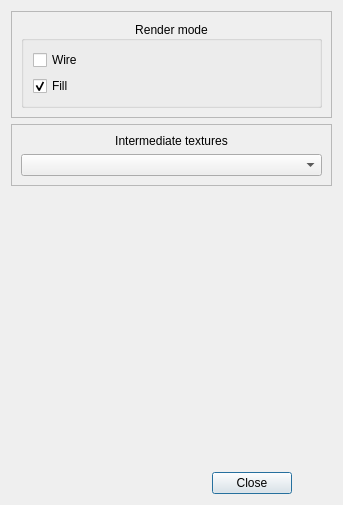
<?xml version="1.0" encoding="UTF-8"?>
<ui version="4.0">
 <class>RendererControl</class>
 <widget class="QDialog" name="RendererControl">
  <property name="geometry">
   <rect>
    <x>0</x>
    <y>0</y>
    <width>343</width>
    <height>505</height>
   </rect>
  </property>
  <property name="windowTitle">
   <string>Renderer control</string>
  </property>
  <layout class="QVBoxLayout" name="verticalLayout">
   <item>
    <widget class="QFrame" name="frame_2">
     <property name="frameShape">
      <enum>QFrame::StyledPanel</enum>
     </property>
     <property name="frameShadow">
      <enum>QFrame::Raised</enum>
     </property>
     <layout class="QVBoxLayout" name="verticalLayout_3">
      <item>
       <widget class="QGroupBox" name="Rendermode">
        <property name="title">
         <string>Render mode</string>
        </property>
        <property name="alignment">
         <set>Qt::AlignCenter</set>
        </property>
        <property name="flat">
         <bool>true</bool>
        </property>
        <property name="checkable">
         <bool>false</bool>
        </property>
        <layout class="QVBoxLayout" name="verticalLayout_5">
         <item>
          <widget class="QCheckBox" name="WireButton">
           <property name="text">
            <string>Wire</string>
           </property>
           <property name="autoExclusive">
            <bool>true</bool>
           </property>
          </widget>
         </item>
         <item>
          <widget class="QCheckBox" name="FillButton">
           <property name="text">
            <string>Fill</string>
           </property>
           <property name="checkable">
            <bool>true</bool>
           </property>
           <property name="checked">
            <bool>true</bool>
           </property>
           <property name="autoExclusive">
            <bool>true</bool>
           </property>
          </widget>
         </item>
        </layout>
       </widget>
      </item>
     </layout>
    </widget>
   </item>
   <item>
    <widget class="QFrame" name="frame">
     <property name="frameShape">
      <enum>QFrame::StyledPanel</enum>
     </property>
     <property name="frameShadow">
      <enum>QFrame::Raised</enum>
     </property>
     <layout class="QVBoxLayout" name="verticalLayout_2">
      <item>
       <widget class="QLabel" name="label">
        <property name="text">
         <string>Intermediate textures</string>
        </property>
        <property name="alignment">
         <set>Qt::AlignCenter</set>
        </property>
       </widget>
      </item>
      <item>
       <widget class="QComboBox" name="displayTextureComboBox">
        <property name="frame">
         <bool>true</bool>
        </property>
       </widget>
      </item>
     </layout>
    </widget>
   </item>
   <item>
    <spacer name="verticalSpacer_2">
     <property name="orientation">
      <enum>Qt::Vertical</enum>
     </property>
     <property name="sizeHint" stdset="0">
      <size>
       <width>20</width>
       <height>40</height>
      </size>
     </property>
    </spacer>
   </item>
   <item>
    <layout class="QHBoxLayout" name="horizontalLayout_2">
     <item>
      <spacer name="horizontalSpacer">
       <property name="orientation">
        <enum>Qt::Horizontal</enum>
       </property>
       <property name="sizeHint" stdset="0">
        <size>
         <width>40</width>
         <height>20</height>
        </size>
       </property>
      </spacer>
     </item>
     <item>
      <widget class="QDialogButtonBox" name="buttonBox">
       <property name="orientation">
        <enum>Qt::Horizontal</enum>
       </property>
       <property name="standardButtons">
        <set>QDialogButtonBox::Close</set>
       </property>
       <property name="centerButtons">
        <bool>true</bool>
       </property>
      </widget>
     </item>
    </layout>
   </item>
  </layout>
 </widget>
 <resources/>
 <connections>
  <connection>
   <sender>buttonBox</sender>
   <signal>accepted()</signal>
   <receiver>RendererControl</receiver>
   <slot>accept()</slot>
   <hints>
    <hint type="sourcelabel">
     <x>248</x>
     <y>254</y>
    </hint>
    <hint type="destinationlabel">
     <x>157</x>
     <y>274</y>
    </hint>
   </hints>
  </connection>
  <connection>
   <sender>buttonBox</sender>
   <signal>rejected()</signal>
   <receiver>RendererControl</receiver>
   <slot>reject()</slot>
   <hints>
    <hint type="sourcelabel">
     <x>316</x>
     <y>260</y>
    </hint>
    <hint type="destinationlabel">
     <x>286</x>
     <y>274</y>
    </hint>
   </hints>
  </connection>
 </connections>
</ui>
